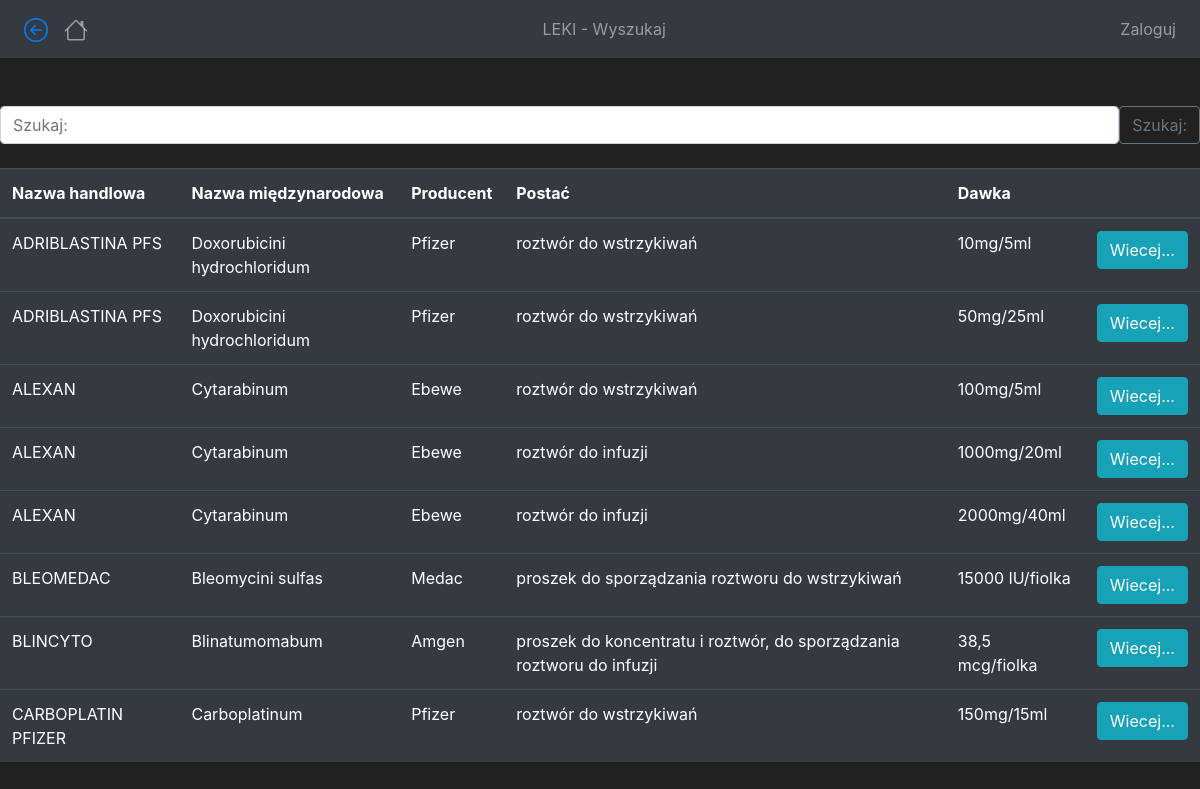
Screenshot of /leki_wyszukaj with the database file from the repository.
### iszlc/models.py (models this page shows, shortened)
class Leki(db.Model):
    id_lek = db.Column(db.Integer(), primary_key=True, autoincrement=True, nullable=False, unique=True)
    ean = db.Column(db.String(length=4), nullable=True, unique=True)
    nazwa_handlowa = db.Column(db.String(), nullable=True)
    nazwa_miedzynarodowa = db.Column(db.String(), nullable=True, unique=False)
    dawka = db.Column(db.String(), nullable=True, unique=False)
    producent = db.Column(db.String(), nullable=True, unique=False)
    subst_czynna = db.Column(db.String(), nullable=True, unique=False)
    zawartosc_subst_ml = db.Column(db.String(), nullable=True, unique=False)
    zawartosc_subst_mg = db.Column(db.String(), nullable=True, unique=False)
    opis_op = db.Column(db.String(), nullable=True, unique=False)
    obj_op_ml = db.Column(db.String(), nullable=True, unique=False)
    postac = db.Column(db.String(), nullable=True, unique=False)
    barwa = db.Column(db.String(), nullable=True, unique=False)
    droga_podania = db.Column(db.String(), nullable=True, unique=False)
    okres_waz_roz_rozt_prod = db.Column(db.String(), nullable=True, unique=False)
    temp_prz_rozc_rozt_prod = db.Column(db.String(), nullable=True, unique=False)

### iszlc/routes.py (the view)
@app.route('/leki_wyszukaj')
def leki_wyszukaj_page():
    lek = Leki.query.all()
    return render_template('leki/wyszukaj.html', Leki=lek)

### iszlc/forms.py
class SearchForm(FlaskForm):
	searched = StringField("Szukane:", validators=[DataRequired()])
	submit = SubmitField("Szukaj!")

### iszlc/routes.py (called while the page is built)
@app.context_processor
def base():
	form = SearchForm()
	return dict(form=form)

### iszlc/templates/leki/wyszukaj.html (shortened to what this page needs)
{% extends 'base.html' %}
{% block title %}
    LEKI - Wyszukaj
{% endblock %}
{% block content %}
<br><br>
<form method="POST" action="{{ url_for('leki_szukaj' )}}" class="d-flex">
  <input class="form-control me-2" type="search" placeholder="Szukaj:" aria-label="Szukaj:" name="searched">
  <button class="btn btn-outline-secondary" type="submit">Szukaj:</button>
</form>
<br>
  <table class="table table-hover table-dark">
    <thead>
      <tr>
        <th scope="col">Nazwa handlowa</th>
        <th scope="col">Nazwa międzynarodowa</th>
        <th scope="col">Producent</th>
        <th scope="col">Postać</th>
        <th scope="col">Dawka</th>
        <th></th>
      </tr>
    </thead>
    <tbody>
            {% for lek in Leki %}
                <tr>
                    <td>{{ lek.nazwa_handlowa }}</td>
                    <td>{{ lek.nazwa_miedzynarodowa }}</td>
                    <td>{{ lek.producent }}</td>
                    <td>{{ lek.postac }}</td>
                    <td>{{ lek.dawka }}</td>
                    <td>
                      <button class="btn btn-outline btn-info" data-toggle="modal" data-target="#Modal-MoreInfo-{{ lek.id_lek }}">Wiecej...</button>
                    </td>
                </tr>
            {% endfor %}
    </tbody>
  </table>
  <br><br><br><br>
{% endblock %}

### iszlc/templates/base.html (style rules this page uses)
body { background-color: #212121; color: white }

### rows the page displays
Leki: nazwa_handlowa "ADRIBLASTINA PFS", nazwa_miedzynarodowa "Doxorubicini hydrochloridum", producent "Pfizer", postac "roztwór do wstrzykiwań", dawka "10mg/5ml"
Leki: nazwa_handlowa "ADRIBLASTINA PFS", nazwa_miedzynarodowa "Doxorubicini hydrochloridum", producent "Pfizer", postac "roztwór do wstrzykiwań", dawka "50mg/25ml"
Leki: nazwa_handlowa "ALEXAN", nazwa_miedzynarodowa "Cytarabinum", producent "Ebewe", postac "roztwór do wstrzykiwań", dawka "100mg/5ml"
Leki: nazwa_handlowa "ALEXAN", nazwa_miedzynarodowa "Cytarabinum", producent "Ebewe", postac "roztwór do infuzji", dawka "1000mg/20ml"
Leki: nazwa_handlowa "ALEXAN", nazwa_miedzynarodowa "Cytarabinum", producent "Ebewe", postac "roztwór do infuzji", dawka "2000mg/40ml"
Leki: nazwa_handlowa "BLEOMEDAC", nazwa_miedzynarodowa "Bleomycini sulfas", producent "Medac", postac "proszek do sporządzania roztworu do wstrzykiwań", dawka "15000 IU/fiolka"
Leki: nazwa_handlowa "BLINCYTO", nazwa_miedzynarodowa "Blinatumomabum", producent "Amgen", postac "proszek do koncentratu i roztwór, do sporządzania roztworu do infuzji", dawka "38,5 mcg/fiolka"
Leki: nazwa_handlowa "CARBOPLATIN PFIZER", nazwa_miedzynarodowa "Carboplatinum", producent "Pfizer", postac "roztwór do wstrzykiwań", dawka "150mg/15ml"
